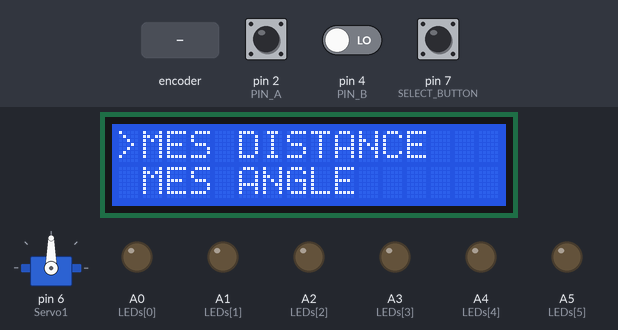
Recording of a sketch running on a simulated Arduino Uno, built with avr-gcc and run on an emulated ATmega328P. Shown: 16×2 character LCD, servo, output pins drawn as LEDs (lit = HIGH). Dashed ring = blinking. The test bench sets the inputs (shaded band); at power-on: pin 7 (SELECT_BUTTON) LOW, pin 2 (PIN_A) HIGH, pin 4 (PIN_B) LOW. EEPROM starts erased.

Above: at 1.2 s.
1.3 s: pin 7 (SELECT_BUTTON) pulled HIGH for 0.15 s
At 1.55 s:
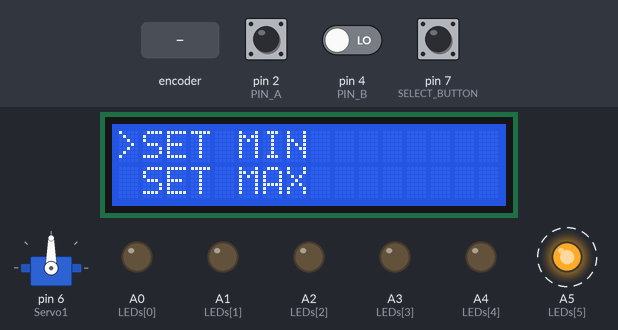
2.0 s: rotary encoder on pin 2 (PIN_A) / pin 4 (PIN_B) turned 3 steps (first pin leading)
At 2.36 s:
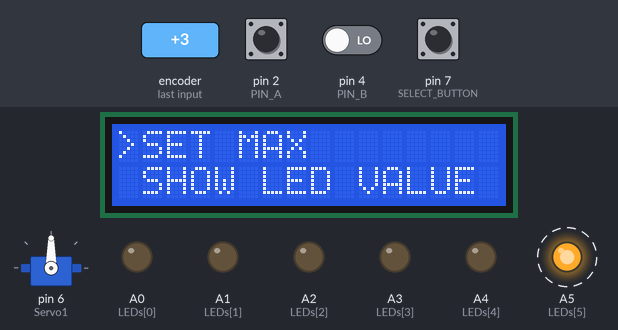
4.1 s: pin 7 (SELECT_BUTTON) pulled HIGH for 1 s
At 4.4 s:
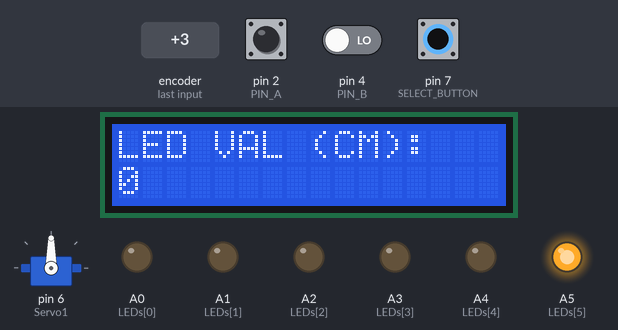
5.7 s: rotary encoder on pin 2 (PIN_A) / pin 4 (PIN_B) turned 1 step (first pin leading)
At 5.98 s:
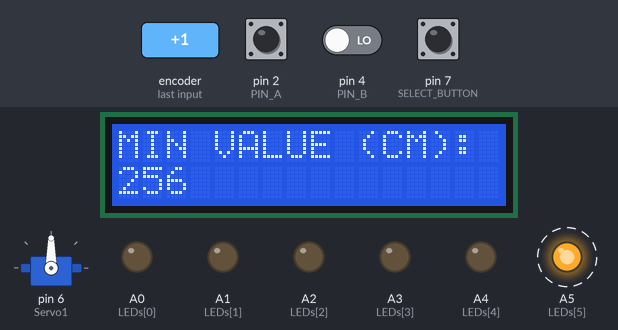
7.4 s: pin 7 (SELECT_BUTTON) pulled HIGH for 3.2 s
At 7.7 s:
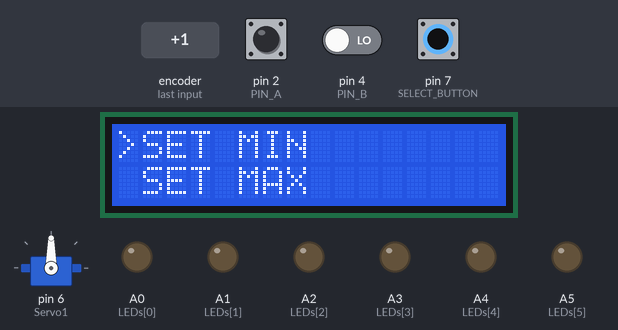
Timing chart, 0 to 12.2 s (numbered marks = the images above; inputs shaded):
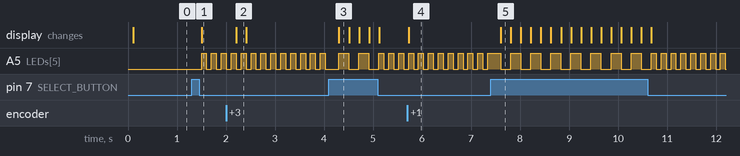

Measured:
- after the input at 1.3 s, A5 (LEDs[5]): alternates HIGH for 0.10 s and LOW for 0.10 s, starting after 0.20 s; the display: changes after 0.20 s (image 1)
- after the input at 2.0 s, the display: changes after 0.21 s (image 2)
- after the input at 4.1 s, the display: changes after 0.20 s (image 3)
- after the input at 5.7 s, the display: changes at once (image 4)
- after the input at 7.4 s, the display: changes after 0.20 s (image 5)

The sketch:

ArduinoCode.ino
```cpp
#include <LiquidCrystal.h>
#include <Servo.h>
#include <EEPROM.h>

byte LEDs[6] = {A0, A1, A2, A3, A4, A5};  // INDICATOR EN MEET LEDS
int PIN_A = 2, PIN_B = 4, SELECT_BUTTON = 7;      // De rotary Encoder pinnen + button

const int rs = 12, en = 11, d4 = 10, d5 = 9, d6 = 8, d7 = 13;
const int Trigger_Pin = 3, Echo_Pin = 5;

LiquidCrystal lcd(rs, en, d4, d5, d6, d7);
Servo Servo1;

byte LedSpeed_1 = 100, LedSpeed_2 = 200;
bool Blink = false;
unsigned long Last_Blink = 0;

String Menu_Items[][6] = {
  {"MES DISTANCE", "MES ANGLE"},
  {"SET MIN", "SET MAX", "SHOW LED VALUE", "START/STOP ", "BACK"},
  {"SET ANGLE", "ACTIVATE ANGLE", "BACK"},
  {"MIN VALUE (CM): ", "MAX VALUE (CM): ", "LED VAL (CM): "},
  {"ANGLE (0-180): "}
};

int Lengths[] = {1, 4, 2}; // lengte van de scroll menus

bool ToMeasure = false, ToRotate = false, ToEEPROM = true;
int Current_Distance = 0, Minimum_Distance = 0, Temp_Minimum_Distance = 0, Maximum_Distance = 0, Temp_Maximum_Distance = 0, Led_Value = 0;
byte Servo_Angle = 0, Temp_Servo_Angle = 0;
byte Cursor_Position = 0, Current_Menu = 0;
float Pulse_Input, Calculated_Distance;

volatile bool ToLeft = false, ToRight = false;
unsigned long Last_Time_Read = 0,  Last_Time_Update = 0; // for buuton and update method

void setup() {
  pinMode(SELECT_BUTTON, INPUT);

  pinMode(PIN_A, INPUT);
  pinMode(PIN_B, INPUT);

  pinMode(Trigger_Pin, OUTPUT);
  pinMode(Echo_Pin, INPUT);

  attachInterrupt(digitalPinToInterrupt(PIN_A), Read_Pin, FALLING);

  for (int i = 0; i < 6; i++) {
    pinMode(LEDs[i], OUTPUT);
  }

  digitalWrite(Trigger_Pin, LOW);

  lcd.begin(16, 2);         // Aantal kolommen en rijen
  Servo1.attach(6);
  Serial.begin(9600);

  Minimum_Distance = EEPROM.read(0);
  Maximum_Distance = EEPROM.read(1);
  Servo_Angle = EEPROM.read(2);
}

void Read_Pin() {
  if (Last_Time_Read + 100 < millis())
  {
    if (digitalRead(PIN_B) == LOW)
    {
      ToLeft = true;
      Last_Time_Read = millis();
    }
    else
    {
      ToRight = true;
      Last_Time_Read = millis();
    }
  }
}
void Handle_Rotary() {
  if (ToLeft) {
    ToLeft = false;
    if (Current_Menu == 0 || Current_Menu == 1 || Current_Menu == 2) {
      Cursor_Position --;
    }
    else if (Current_Menu == 3 ) {
      Minimum_Distance --;
    }
    else if (Current_Menu == 4 ) {
      Maximum_Distance --;
    }
    else if (Current_Menu == 6)
    {
      Servo_Angle--;
    }
  }
  else if (ToRight) {
    ToRight = false;
    if (Current_Menu == 0 || Current_Menu == 1 || Current_Menu == 2) {
      Cursor_Position ++;
    }
    else if (Current_Menu == 3 ) {
      Minimum_Distance ++;
    }
    else if (Current_Menu == 4 ) {
      Maximum_Distance ++;
    }
    else if (Current_Menu == 6)
    {
      Servo_Angle ++;
    }
  }
  /****************************************************************/
  if (Cursor_Position < 0) {
    Cursor_Position = Lengths[Current_Menu];
  }
  if (Cursor_Position > Lengths[Current_Menu]) {
    Cursor_Position = 0;
  }
  if (Servo_Angle < 0) {
    Servo_Angle = 0;
  }
  if (Servo_Angle > 180) {
    Servo_Angle = 180;
  }
  if (Minimum_Distance < 0) {
    Minimum_Distance = 0;
  }
  if (Maximum_Distance < 0) {
    Maximum_Distance = 0;
  }
}
void Check_Button() {
  if (digitalRead(SELECT_BUTTON)) {
    Move_Select();
    Cursor_Position = 0;
    delay(200);
  }
}

void Set_Servo() {
  if (ToRotate == true) {
    Servo1.write(Servo_Angle);
    ToRotate = false;
    delay(100);
  }
}
void Set_All_Led() {

  if (ToMeasure == true) {
    if (Current_Distance > Minimum_Distance && Current_Distance <= (Minimum_Distance + Led_Value))
    {
      Ultrasonic_Led(1);
    }
    else if (Current_Distance > (Minimum_Distance + Led_Value) && Current_Distance <= (Minimum_Distance + (Led_Value * 2)))
    {
      Ultrasonic_Led(2);
    }
    else if (Current_Distance > (Minimum_Distance + (Led_Value * 2)) && Current_Distance <= (Minimum_Distance + (Led_Value * 3)) )
    {
      Ultrasonic_Led(3);
    }
    else if (Current_Distance > (Minimum_Distance + (Led_Value * 3)) && Current_Distance <= (Minimum_Distance + (Led_Value * 4)))
    {
      Ultrasonic_Led(4);
    }
    else if (Current_Distance > (Minimum_Distance + (Led_Value * 4)) && (Current_Distance <= Maximum_Distance) )
    {
      Ultrasonic_Led(5);
    }
    else if (Current_Distance > Maximum_Distance || Current_Distance <= Minimum_Distance ) {
      Ultrasonic_Led(0);
    }
  }
  else if (ToMeasure == false) {
    Ultrasonic_Led(0);
  }

  if (Current_Menu == 0) {
    digitalWrite(LEDs[5], LOW);
  }
  else if (Current_Menu == 1 || Current_Menu == 3 || Current_Menu == 4 || Current_Menu == 5) {
    Blinker(LedSpeed_1);
  }
  else if (Current_Menu == 2 || Current_Menu == 6) {
    Blinker(LedSpeed_2);
  }
}
void Ultrasonic_Led(int choice) {     // Hulp Methode
  if (choice == 0) {
    for (int i = 0; i < 5; i++) {
      digitalWrite(LEDs[i], LOW);
    }
  }
  else {
    choice -= 1;
    for (int i = 0; i < 5; i++) {
      if (choice == i) {
        digitalWrite(LEDs[i], HIGH);
      }
      else {
        digitalWrite(LEDs[i], LOW);
      }
    }
  }
}
void Blinker(int waitTime) {          // Hulp methode
  if (millis() - Last_Blink >= waitTime) {
    Last_Blink = millis();
    if (Blink == LOW) {
      Blink = HIGH;
    } else {
      Blink = LOW;
    }
    digitalWrite(LEDs[5], Blink);
  }
}

int Get_Distance() {
  digitalWrite(Trigger_Pin, HIGH);
  delayMicroseconds(10);
  digitalWrite(Trigger_Pin, LOW);
  Pulse_Input = pulseIn(Echo_Pin, HIGH);
  Calculated_Distance = (Pulse_Input / 2) / 29.4;    /* Geluid gaat 0,034 cm per seconde, 1 second/0,034 = 29,411....*/
  return  Calculated_Distance;
}

void Set_Values() {
  if (ToMeasure == true) {
    Current_Distance = Get_Distance();
    Serial.println(Current_Distance);
  }
  Led_Value = ((Maximum_Distance - Minimum_Distance) / 5);
}

void Print(String Part1, int Number) {
  lcd.clear();
  lcd.setCursor(0, 0);
  lcd.print(Part1);
  lcd.setCursor(0, 1);
  lcd.print(Number);
}
void Print(int C_Menu, int C_Pos) {
  lcd.clear();
  lcd.setCursor(1, 0);
  lcd.print(Menu_Items[C_Menu][C_Pos]);
  lcd.setCursor(1, 1);

  if ((C_Pos + 1) > Lengths[C_Menu]) {                // Voor het doorlopende scroll effect
    lcd.print(Menu_Items[C_Menu][0]);
  }
  else {
    lcd.print(Menu_Items[C_Menu][C_Pos + 1]);
  }
  lcd.setCursor(0, 0);
  lcd.print(">");
}

void Update_Menu() {
  Set_Servo();

  if (millis() > Last_Time_Update + 100) {
    Last_Time_Update = millis();
    Set_All_Led();
    Set_Values();

    if (Current_Menu == 0 || Current_Menu == 1 || Current_Menu == 2) {
      Print(Current_Menu, Cursor_Position);
    }
    else if (Current_Menu == 3) {
      Print(Menu_Items[3][0], Minimum_Distance);
    }
    else if (Current_Menu == 4) {
      Print(Menu_Items[3][1], Maximum_Distance);
    }
    else if (Current_Menu == 5) {
      Print(Menu_Items[3][2], Led_Value);
    }
    else if (Current_Menu == 6) {
      Print(Menu_Items[4][0], Servo_Angle);
    }
  }
}
void Move_Select() {
  if (Current_Menu == 0) {
    switch (Cursor_Position)
    {
      case 0:
        Current_Menu = 1;
        break;
      case 1:
        Current_Menu = 2;
        break;
    }
  }
  else if (Current_Menu == 1) {
    switch (Cursor_Position) {
      case 0:
        ToMeasure = false;
        Current_Menu = 3;
        Temp_Minimum_Distance = Minimum_Distance;
        break;
      case 1:
        ToMeasure = false;
        Current_Menu = 4;
        Temp_Maximum_Distance = Maximum_Distance;
        break;
      case 2:
        Current_Menu = 5;
        break;
      case 3:
        if (Minimum_Distance <= (Maximum_Distance - 5)) {
          ToMeasure = !ToMeasure;
        }
        else {
          lcd.clear();
          lcd.setCursor(0, 0);
          lcd.print("CHECK VALUES");
          delay(5000);
        }
        break;
      case 4:
        Current_Menu = 0;
        break;
    }
  }
  else if (Current_Menu == 2) {
    switch (Cursor_Position) {
      case 0:
        Temp_Servo_Angle = Servo_Angle;
        Current_Menu = 6;
        break;
      case 1:
        ToRotate = true;
        break;
      case 2:
        Current_Menu = 0;
        break;
    }
  }
  else if (Current_Menu == 3) {
    if (Temp_Minimum_Distance != Minimum_Distance && ToEEPROM == true) {
      EEPROM.write(0, Minimum_Distance);
    }
    Current_Menu = 1;
  }
  else if (Current_Menu == 4) {
    if (Temp_Maximum_Distance != Maximum_Distance && ToEEPROM == true) {
      EEPROM.write(1, Maximum_Distance);
    }
    Current_Menu = 1;
  }
  else if (Current_Menu == 5) {
    Current_Menu = 1;
  }
  else if (Current_Menu == 6) {
    if (Temp_Servo_Angle != Servo_Angle && ToEEPROM == true) {
      EEPROM.write(2, Servo_Angle);
    }
    Current_Menu = 2;
  }
}


void loop() {
  Update_Menu();
  Check_Button();
  Handle_Rotary();
}
```
